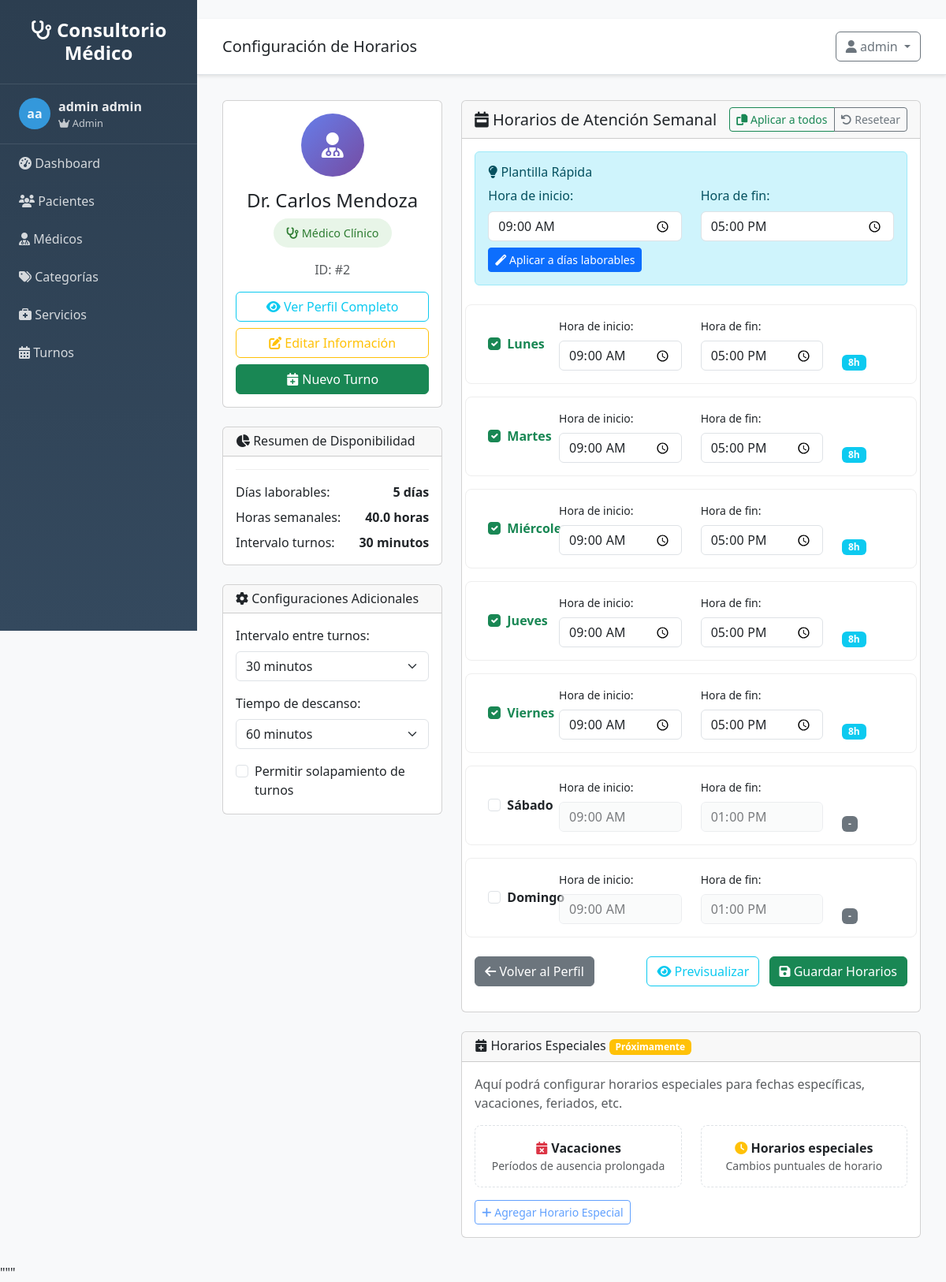
Before: /profesionales/2/horarios (signed in) with the older database file.
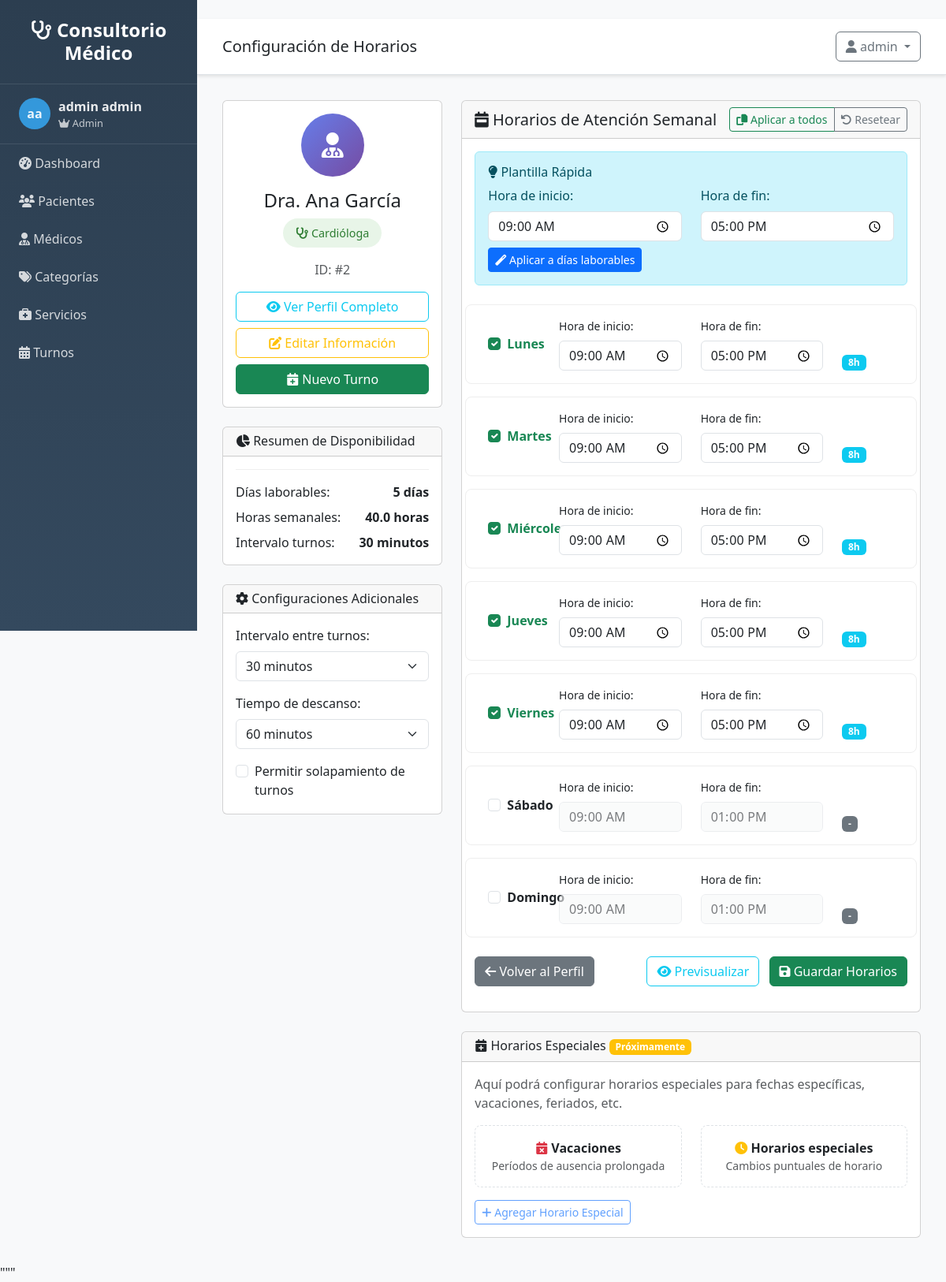
After: the same page with the newer database file.
### src/models/profesional.py (models this page shows, shortened)
class Profesional(db.Model):
    __tablename__ = 'profesionales'
    id = db.Column(db.Integer, primary_key=True)
    nombre = db.Column(db.String(100), nullable=False)
    apellido = db.Column(db.String(100), nullable=False)
    telefono = db.Column(db.String(20), nullable=True)
    email = db.Column(db.String(120), nullable=True)
    especialidad = db.Column(db.String(100), nullable=True)
    activo = db.Column(db.Boolean, default=True)
    fecha_creacion = db.Column(db.DateTime, default=datetime.utcnow)
    turnos = db.relationship('Turno', backref='profesional', lazy=True)
    @property
    def nombre_completo(self):
        return f"{self.nombre} {self.apellido}"

### src/routes/profesionales.py (the view)
@profesionales_bp.route('/<int:id>/horarios')
@login_required
def horarios(id):
    profesional = ProfesionalService.get_profesional_by_id(id)
    if not profesional:
        flash('Profesional no encontrado', 'error')
        return redirect(url_for('profesionales.listar'))
    horarios_default = {
        'lunes': {'activo': True, 'inicio': '09:00', 'fin': '17:00'},
        'martes': {'activo': True, 'inicio': '09:00', 'fin': '17:00'},
        'miercoles': {'activo': True, 'inicio': '09:00', 'fin': '17:00'},
        'jueves': {'activo': True, 'inicio': '09:00', 'fin': '17:00'},
        'viernes': {'activo': True, 'inicio': '09:00', 'fin': '17:00'},
        'sabado': {'activo': False, 'inicio': '09:00', 'fin': '13:00'},
        'domingo': {'activo': False, 'inicio': '09:00', 'fin': '13:00'}
    }
    return render_template('profesionales/horarios.html',
                         profesional=profesional,
                         horarios=horarios_default)

### src/app.py (called while the page is built)
def create_app(config=None):
    app = Flask(__name__,
                template_folder='../templates',
                static_folder='../static')
    if config:
        app.config.update(config)
    else:
        app.config.from_object(Config)
    init_db(app)
    init_auth(app)
    @app.context_processor
    def inject_user():
        from flask_login import current_user
        return dict(
            current_user=current_user,
            today=date.today(),
            now=datetime.now()
        )
    register_blueprints(app)
    register_template_filters(app)
    register_error_handlers(app)
    @app.route('/')
    def root():
        if current_user.is_authenticated:
            return redirect(url_for('main.index'))
        return redirect(url_for('auth.login'))
    return app

### src/auth.py (called while the page is built)
@login_manager.user_loader
def load_user(user_id):
    try:
        from src.models.usuario import Usuario
        return Usuario.query.get(int(user_id))
    except:
        return None

### src/models/usuario.py (called while the page is built)
    @property
    def nombre_completo(self):
        return f"{self.nombre} {self.apellido}"

    def is_admin(self):
        return self.rol == 'admin'

### templates/profesionales/horarios.html (shortened to what the changed rows need)
{% extends "base.html" %}
{% block content %}
<div class="row">
    <div class="col-md-4">
        <div class="card">
            <div class="card-body text-center">
                <div class="doctor-avatar-large mb-3">
                    <i class="fas fa-user-md"></i>
                </div>
                <h4 class="card-title">{{ profesional.nombre_completo }}</h4>
                {% if profesional.especialidad %}
                    <div class="specialty-badge-large mb-3">
                        <i class="fas fa-stethoscope"></i>
                        {{ profesional.especialidad }}
                    </div>
                {% endif %}
                <p class="text-muted mb-3">ID: #{{ profesional.id }}</p>
                <div class="d-grid gap-2">
                    <a href="{{ url_for('profesionales.detalle', id=profesional.id) }}" class="btn btn-outline-info">
                    </a>
                    <a href="{{ url_for('profesionales.editar', id=profesional.id) }}" class="btn btn-outline-warning">
                    </a>
                    <a href="{{ url_for('turnos.nuevo') }}?profesional_id={{ profesional.id }}" class="btn btn-success">
                    </a>
                </div>
            </div>
        </div>
    </div>
                    {% set dias = [
                        ('lunes', 'Lunes'),
                        ('martes', 'Martes'),
                        ('miercoles', 'Miércoles'),
                        ('jueves', 'Jueves'),
                        ('viernes', 'Viernes'),
                        ('sabado', 'Sábado'),
                        ('domingo', 'Domingo')
                    ] %}
</div>
{% endblock %}

Changed rows visible on the page:
changed Profesional id 2: nombre_completo "Dr. Carlos Mendoza" → "Dra. Ana García"; especialidad "Médico Clínico" → "Cardióloga"
